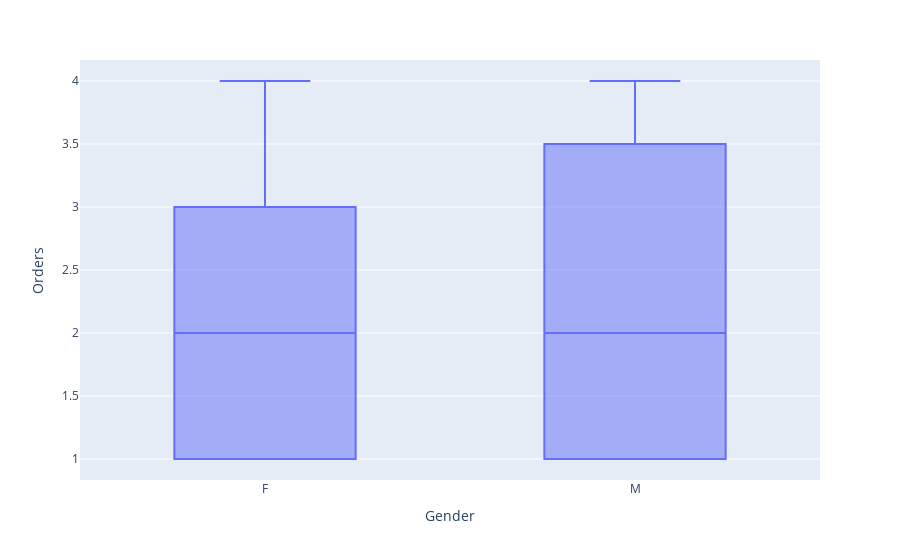

The cell this chart's notebook holds for it:
### Code cell
px.box(df1,x='Gender',y='Orders')

### Figure 1 — Plotly figure (JSON) as saved in the notebook; plotly's stock layout.template omitted (floating-point values rounded to 4 significant figures; data arrays with more than 128 entries replaced by an {"elided": "..."} marker saying what was removed)
{"data": [{"alignmentgroup": "True", "hovertemplate": "Gender=%{x}<br>Orders=%{y}<extra></extra>", "legendgroup": "", "marker": {"color": "#636efa"}, "name": "", "notched": false, "offsetgroup": "", "orientation": "v", "showlegend": false, "type": "box", "x": {"elided": "1000 str values"}, "x0": " ", "xaxis": "x", "y": {"elided": "1000 int values"}, "y0": " ", "yaxis": "y"}], "layout": {"boxmode": "group", "legend": {"tracegroupgap": 0}, "margin": {"t": 60}, "xaxis": {"anchor": "y", "domain": [0, 1], "title": {"text": "Gender"}}, "yaxis": {"anchor": "x", "domain": [0, 1], "title": {"text": "Orders"}}}}
